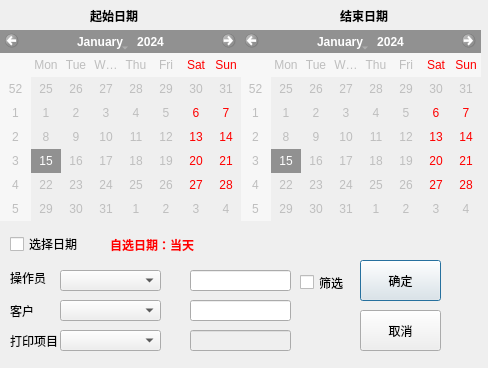
<?xml version="1.0" encoding="UTF-8"?>
<ui version="4.0">
 <class>saveTableDialog</class>
 <widget class="QDialog" name="saveTableDialog">
  <property name="geometry">
   <rect>
    <x>0</x>
    <y>0</y>
    <width>488</width>
    <height>368</height>
   </rect>
  </property>
  <property name="windowTitle">
   <string>Dialog</string>
  </property>
  <widget class="QCalendarWidget" name="calendarWidget_end">
   <property name="enabled">
    <bool>false</bool>
   </property>
   <property name="geometry">
    <rect>
     <x>240</x>
     <y>30</y>
     <width>241</width>
     <height>191</height>
    </rect>
   </property>
  </widget>
  <widget class="QCalendarWidget" name="calendarWidget_begin">
   <property name="enabled">
    <bool>false</bool>
   </property>
   <property name="geometry">
    <rect>
     <x>0</x>
     <y>30</y>
     <width>241</width>
     <height>191</height>
    </rect>
   </property>
  </widget>
  <widget class="QComboBox" name="comboBox_operator">
   <property name="geometry">
    <rect>
     <x>60</x>
     <y>270</y>
     <width>101</width>
     <height>21</height>
    </rect>
   </property>
  </widget>
  <widget class="QLabel" name="label">
   <property name="geometry">
    <rect>
     <x>10</x>
     <y>270</y>
     <width>51</width>
     <height>16</height>
    </rect>
   </property>
   <property name="text">
    <string>操作员</string>
   </property>
  </widget>
  <widget class="QLabel" name="label_2">
   <property name="geometry">
    <rect>
     <x>10</x>
     <y>300</y>
     <width>41</width>
     <height>21</height>
    </rect>
   </property>
   <property name="text">
    <string>客户</string>
   </property>
  </widget>
  <widget class="QComboBox" name="comboBox_custom">
   <property name="geometry">
    <rect>
     <x>60</x>
     <y>300</y>
     <width>101</width>
     <height>21</height>
    </rect>
   </property>
  </widget>
  <widget class="QLabel" name="label_3">
   <property name="geometry">
    <rect>
     <x>10</x>
     <y>330</y>
     <width>61</width>
     <height>21</height>
    </rect>
   </property>
   <property name="text">
    <string>打印项目</string>
   </property>
  </widget>
  <widget class="QComboBox" name="comboBox_type">
   <property name="geometry">
    <rect>
     <x>60</x>
     <y>330</y>
     <width>101</width>
     <height>21</height>
    </rect>
   </property>
  </widget>
  <widget class="QCheckBox" name="checkBox">
   <property name="geometry">
    <rect>
     <x>10</x>
     <y>230</y>
     <width>71</width>
     <height>28</height>
    </rect>
   </property>
   <property name="text">
    <string>选择日期</string>
   </property>
  </widget>
  <widget class="QLabel" name="label_data_txt">
   <property name="geometry">
    <rect>
     <x>110</x>
     <y>230</y>
     <width>281</width>
     <height>31</height>
    </rect>
   </property>
   <property name="font">
    <font>
     <family>微软雅黑</family>
     <weight>75</weight>
     <bold>true</bold>
    </font>
   </property>
   <property name="text">
    <string>&lt;html&gt;&lt;head/&gt;&lt;body&gt;&lt;p&gt;&lt;span style=&quot; color:#ff0000;&quot;&gt;自选日期：当天&lt;/span&gt;&lt;/p&gt;&lt;/body&gt;&lt;/html&gt;</string>
   </property>
  </widget>
  <widget class="QPushButton" name="pushButton_ok">
   <property name="geometry">
    <rect>
     <x>360</x>
     <y>260</y>
     <width>81</width>
     <height>41</height>
    </rect>
   </property>
   <property name="text">
    <string>确定</string>
   </property>
  </widget>
  <widget class="QPushButton" name="pushButton_2">
   <property name="geometry">
    <rect>
     <x>360</x>
     <y>310</y>
     <width>81</width>
     <height>41</height>
    </rect>
   </property>
   <property name="text">
    <string>取消</string>
   </property>
  </widget>
  <widget class="QLabel" name="label_data_txt_2">
   <property name="geometry">
    <rect>
     <x>90</x>
     <y>0</y>
     <width>61</width>
     <height>31</height>
    </rect>
   </property>
   <property name="font">
    <font>
     <family>微软雅黑</family>
     <weight>75</weight>
     <bold>true</bold>
    </font>
   </property>
   <property name="text">
    <string>起始日期</string>
   </property>
  </widget>
  <widget class="QLabel" name="label_data_txt_3">
   <property name="geometry">
    <rect>
     <x>340</x>
     <y>0</y>
     <width>61</width>
     <height>31</height>
    </rect>
   </property>
   <property name="font">
    <font>
     <family>微软雅黑</family>
     <weight>75</weight>
     <bold>true</bold>
    </font>
   </property>
   <property name="text">
    <string>结束日期</string>
   </property>
  </widget>
  <widget class="QLineEdit" name="lineEdit_operator">
   <property name="enabled">
    <bool>true</bool>
   </property>
   <property name="geometry">
    <rect>
     <x>190</x>
     <y>270</y>
     <width>101</width>
     <height>21</height>
    </rect>
   </property>
  </widget>
  <widget class="QLineEdit" name="lineEdit_type">
   <property name="enabled">
    <bool>false</bool>
   </property>
   <property name="geometry">
    <rect>
     <x>190</x>
     <y>330</y>
     <width>101</width>
     <height>21</height>
    </rect>
   </property>
  </widget>
  <widget class="QLineEdit" name="lineEdit_custom">
   <property name="enabled">
    <bool>true</bool>
   </property>
   <property name="geometry">
    <rect>
     <x>190</x>
     <y>300</y>
     <width>101</width>
     <height>21</height>
    </rect>
   </property>
  </widget>
  <widget class="QCheckBox" name="checkBox_filter">
   <property name="geometry">
    <rect>
     <x>300</x>
     <y>267</y>
     <width>51</width>
     <height>31</height>
    </rect>
   </property>
   <property name="text">
    <string>筛选</string>
   </property>
  </widget>
 </widget>
 <resources/>
 <connections>
  <connection>
   <sender>pushButton_2</sender>
   <signal>clicked()</signal>
   <receiver>saveTableDialog</receiver>
   <slot>close()</slot>
   <hints>
    <hint type="sourcelabel">
     <x>774</x>
     <y>536</y>
    </hint>
    <hint type="destinationlabel">
     <x>457</x>
     <y>587</y>
    </hint>
   </hints>
  </connection>
 </connections>
</ui>
